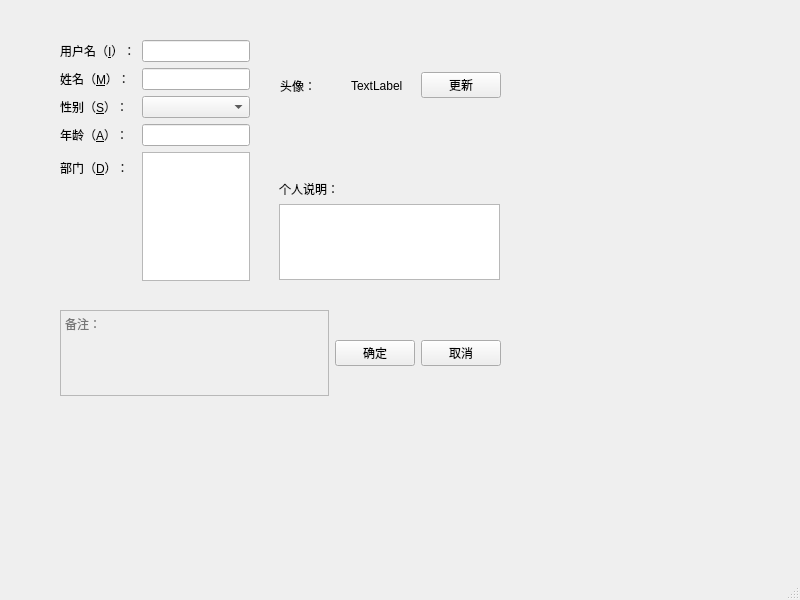
<?xml version="1.0" encoding="UTF-8"?>
<ui version="4.0">
 <class>MainWindow</class>
 <widget class="QMainWindow" name="MainWindow">
  <property name="geometry">
   <rect>
    <x>0</x>
    <y>0</y>
    <width>800</width>
    <height>600</height>
   </rect>
  </property>
  <property name="windowTitle">
   <string>MainWindow</string>
  </property>
  <widget class="QWidget" name="centralwidget">
   <widget class="QWidget" name="formLayoutWidget">
    <property name="geometry">
     <rect>
      <x>60</x>
      <y>40</y>
      <width>190</width>
      <height>241</height>
     </rect>
    </property>
    <layout class="QFormLayout" name="formLayout">
     <item row="0" column="0">
      <widget class="QLabel" name="iLabel">
       <property name="text">
        <string>用户名（&amp;I）：</string>
       </property>
       <property name="buddy">
        <cstring>iLineEdit</cstring>
       </property>
      </widget>
     </item>
     <item row="0" column="1">
      <widget class="QLineEdit" name="iLineEdit"/>
     </item>
     <item row="1" column="0">
      <widget class="QLabel" name="mLabel">
       <property name="text">
        <string>姓名（&amp;M）：</string>
       </property>
       <property name="buddy">
        <cstring>mLineEdit</cstring>
       </property>
      </widget>
     </item>
     <item row="1" column="1">
      <widget class="QLineEdit" name="mLineEdit"/>
     </item>
     <item row="2" column="0">
      <widget class="QLabel" name="sLabel">
       <property name="text">
        <string>性别（&amp;S）：</string>
       </property>
       <property name="buddy">
        <cstring>sComboBox</cstring>
       </property>
      </widget>
     </item>
     <item row="2" column="1">
      <widget class="QComboBox" name="sComboBox"/>
     </item>
     <item row="3" column="0">
      <widget class="QLabel" name="aLabel">
       <property name="text">
        <string>年龄（&amp;A）：</string>
       </property>
       <property name="buddy">
        <cstring>aLineEdit</cstring>
       </property>
      </widget>
     </item>
     <item row="3" column="1">
      <widget class="QLineEdit" name="aLineEdit"/>
     </item>
     <item row="4" column="0">
      <widget class="QLabel" name="dLabel">
       <property name="text">
        <string>部门（&amp;D）：</string>
       </property>
       <property name="buddy">
        <cstring>dTextEdit</cstring>
       </property>
      </widget>
     </item>
     <item row="4" column="1">
      <widget class="QPlainTextEdit" name="dTextEdit"/>
     </item>
    </layout>
   </widget>
   <widget class="QWidget" name="horizontalLayoutWidget">
    <property name="geometry">
     <rect>
      <x>280</x>
      <y>40</y>
      <width>221</width>
      <height>91</height>
     </rect>
    </property>
    <layout class="QHBoxLayout" name="horizontalLayout">
     <item>
      <widget class="QLabel" name="label">
       <property name="text">
        <string>头像：</string>
       </property>
      </widget>
     </item>
     <item>
      <widget class="QLabel" name="label_avatar">
       <property name="text">
        <string>TextLabel</string>
       </property>
       <property name="buddy">
        <cstring>pushButton</cstring>
       </property>
      </widget>
     </item>
     <item>
      <widget class="QPushButton" name="pushButton">
       <property name="text">
        <string>更新</string>
       </property>
      </widget>
     </item>
    </layout>
   </widget>
   <widget class="QWidget" name="verticalLayoutWidget">
    <property name="geometry">
     <rect>
      <x>279</x>
      <y>180</y>
      <width>221</width>
      <height>100</height>
     </rect>
    </property>
    <layout class="QVBoxLayout" name="verticalLayout">
     <item>
      <widget class="QLabel" name="label_2">
       <property name="text">
        <string>个人说明：</string>
       </property>
       <property name="buddy">
        <cstring>plainTextEdit</cstring>
       </property>
      </widget>
     </item>
     <item>
      <widget class="QPlainTextEdit" name="plainTextEdit"/>
     </item>
    </layout>
   </widget>
   <widget class="QWidget" name="gridLayoutWidget">
    <property name="geometry">
     <rect>
      <x>60</x>
      <y>310</y>
      <width>441</width>
      <height>86</height>
     </rect>
    </property>
    <layout class="QGridLayout" name="gridLayout">
     <item row="0" column="2">
      <widget class="QPushButton" name="pushButton_3">
       <property name="text">
        <string>取消</string>
       </property>
      </widget>
     </item>
     <item row="0" column="1">
      <widget class="QPushButton" name="pushButton_2">
       <property name="text">
        <string>确定</string>
       </property>
      </widget>
     </item>
     <item row="0" column="0">
      <widget class="QTextEdit" name="textEdit">
       <property name="enabled">
        <bool>false</bool>
       </property>
       <property name="placeholderText">
        <string>备注：</string>
       </property>
      </widget>
     </item>
    </layout>
   </widget>
  </widget>
  <widget class="QMenuBar" name="menubar">
   <property name="geometry">
    <rect>
     <x>0</x>
     <y>0</y>
     <width>800</width>
     <height>22</height>
    </rect>
   </property>
  </widget>
  <widget class="QStatusBar" name="statusbar"/>
 </widget>
 <tabstops>
  <tabstop>iLineEdit</tabstop>
  <tabstop>mLineEdit</tabstop>
  <tabstop>sComboBox</tabstop>
  <tabstop>aLineEdit</tabstop>
  <tabstop>dTextEdit</tabstop>
  <tabstop>textEdit</tabstop>
  <tabstop>pushButton</tabstop>
  <tabstop>plainTextEdit</tabstop>
  <tabstop>pushButton_2</tabstop>
  <tabstop>pushButton_3</tabstop>
 </tabstops>
 <resources/>
 <connections/>
</ui>
